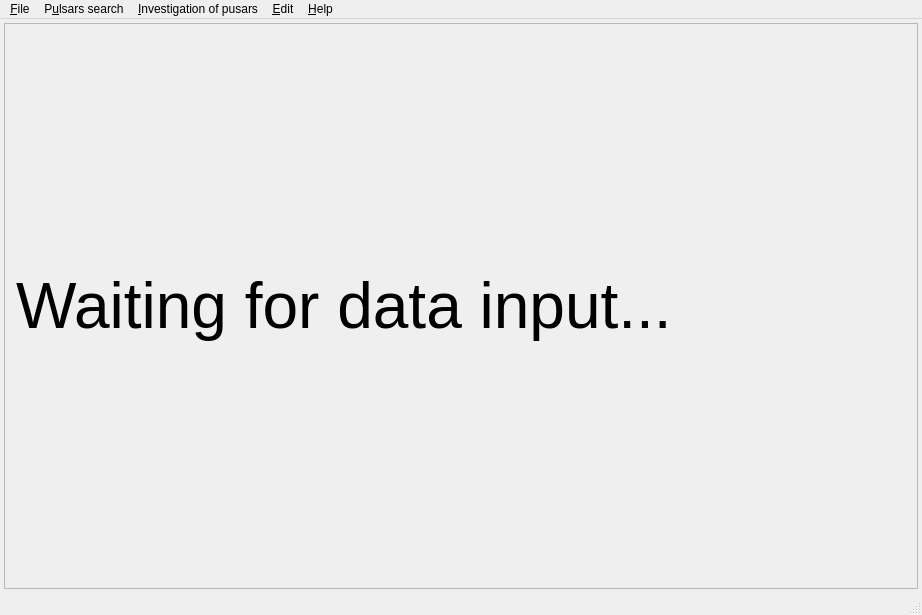
<?xml version="1.0" encoding="UTF-8"?>
<ui version="4.0">
 <class>MainWindow</class>
 <widget class="QMainWindow" name="MainWindow">
  <property name="geometry">
   <rect>
    <x>0</x>
    <y>0</y>
    <width>922</width>
    <height>615</height>
   </rect>
  </property>
  <property name="windowTitle">
   <string>BSA-Analytics</string>
  </property>
  <widget class="QWidget" name="centralWidget">
   <layout class="QVBoxLayout" name="verticalLayout">
    <property name="leftMargin">
     <number>4</number>
    </property>
    <property name="topMargin">
     <number>4</number>
    </property>
    <property name="rightMargin">
     <number>4</number>
    </property>
    <property name="bottomMargin">
     <number>4</number>
    </property>
    <item>
     <widget class="QFrame" name="frame">
      <property name="frameShape">
       <enum>QFrame::StyledPanel</enum>
      </property>
      <property name="frameShadow">
       <enum>QFrame::Raised</enum>
      </property>
      <layout class="QVBoxLayout" name="verticalLayout_2">
       <item>
        <widget class="QLabel" name="label">
         <property name="font">
          <font>
           <pointsize>48</pointsize>
          </font>
         </property>
         <property name="text">
          <string>Waiting for data input...</string>
         </property>
        </widget>
       </item>
      </layout>
     </widget>
    </item>
   </layout>
  </widget>
  <widget class="QMenuBar" name="menuBar">
   <property name="geometry">
    <rect>
     <x>0</x>
     <y>0</y>
     <width>922</width>
     <height>30</height>
    </rect>
   </property>
   <widget class="QMenu" name="menuFile">
    <property name="title">
     <string>&amp;File</string>
    </property>
    <addaction name="actionOpen"/>
    <addaction name="actionOpen_Binary"/>
    <addaction name="actionCustom_open"/>
    <addaction name="separator"/>
    <addaction name="actionSave"/>
    <addaction name="actionPrint"/>
    <addaction name="separator"/>
    <addaction name="actionExit"/>
   </widget>
   <widget class="QMenu" name="menuHelp">
    <property name="title">
     <string>&amp;Help</string>
    </property>
    <addaction name="actionAbout"/>
    <addaction name="actionAbout_Qt"/>
   </widget>
   <widget class="QMenu" name="menuEdit">
    <property name="title">
     <string>&amp;Edit</string>
    </property>
    <addaction name="actionAutoDraw"/>
    <addaction name="actionAxes"/>
    <addaction name="actionNet"/>
    <addaction name="actionLive"/>
    <addaction name="actionFast"/>
    <addaction name="actionClone"/>
    <addaction name="separator"/>
    <addaction name="actionSound_mode"/>
   </widget>
   <widget class="QMenu" name="menuPulsars">
    <property name="title">
     <string>P&amp;ulsars search</string>
    </property>
    <addaction name="actionPulsar_searcher"/>
    <addaction name="separator"/>
    <addaction name="actionPulsar_analytics"/>
    <addaction name="actionPulsar_analytics_low_memory"/>
    <addaction name="actionPulsar_fourier_analytics"/>
   </widget>
   <widget class="QMenu" name="menuPulsars_investigation">
    <property name="title">
     <string>&amp;Investigation of pusars</string>
    </property>
    <addaction name="actionPrecise_search"/>
    <addaction name="actionPrecise_timing"/>
    <addaction name="separator"/>
    <addaction name="actionFlow_detecter"/>
    <addaction name="separator"/>
    <addaction name="actionRotation_measure"/>
   </widget>
   <addaction name="menuFile"/>
   <addaction name="menuPulsars"/>
   <addaction name="menuPulsars_investigation"/>
   <addaction name="menuEdit"/>
   <addaction name="menuHelp"/>
  </widget>
  <widget class="QStatusBar" name="statusBar"/>
  <action name="actionOpen">
   <property name="text">
    <string>&amp;Open</string>
   </property>
  </action>
  <action name="actionExit">
   <property name="text">
    <string>&amp;Exit</string>
   </property>
  </action>
  <action name="actionSave">
   <property name="text">
    <string>&amp;Save</string>
   </property>
   <property name="shortcut">
    <string>Ctrl+S</string>
   </property>
  </action>
  <action name="actionAutoDraw">
   <property name="checkable">
    <bool>true</bool>
   </property>
   <property name="text">
    <string>&amp;AutoDraw</string>
   </property>
  </action>
  <action name="actionAxes">
   <property name="checkable">
    <bool>true</bool>
   </property>
   <property name="text">
    <string>A&amp;xes</string>
   </property>
  </action>
  <action name="actionNet">
   <property name="checkable">
    <bool>true</bool>
   </property>
   <property name="text">
    <string>&amp;Net</string>
   </property>
  </action>
  <action name="actionAbout">
   <property name="text">
    <string>&amp;About</string>
   </property>
  </action>
  <action name="actionAbout_Qt">
   <property name="text">
    <string>About &amp;Qt</string>
   </property>
  </action>
  <action name="actionCustom_open">
   <property name="text">
    <string>&amp;Custom open</string>
   </property>
  </action>
  <action name="actionOpen_Binary">
   <property name="text">
    <string>Open &amp;Binary</string>
   </property>
  </action>
  <action name="actionFast">
   <property name="checkable">
    <bool>true</bool>
   </property>
   <property name="text">
    <string>&amp;Fast</string>
   </property>
  </action>
  <action name="actionClone">
   <property name="text">
    <string>&amp;Clone</string>
   </property>
   <property name="shortcut">
    <string>Ctrl+C</string>
   </property>
  </action>
  <action name="actionLive">
   <property name="checkable">
    <bool>true</bool>
   </property>
   <property name="text">
    <string>&amp;Live</string>
   </property>
  </action>
  <action name="actionPrint">
   <property name="text">
    <string>P&amp;rint</string>
   </property>
   <property name="shortcut">
    <string>Ctrl+P</string>
   </property>
  </action>
  <action name="actionPulsar_searcher">
   <property name="text">
    <string>&amp;Pulsar searcher</string>
   </property>
  </action>
  <action name="actionPulsar_analytics">
   <property name="text">
    <string>Pulsar &amp;analytics</string>
   </property>
  </action>
  <action name="actionPrecise_search">
   <property name="text">
    <string>Precise &amp;search</string>
   </property>
  </action>
  <action name="actionSound_mode">
   <property name="checkable">
    <bool>true</bool>
   </property>
   <property name="text">
    <string>&amp;Sound mode</string>
   </property>
  </action>
  <action name="actionPulsar_analytics_low_memory">
   <property name="text">
    <string>Pulsar analytics &amp;low memory</string>
   </property>
  </action>
  <action name="actionPrecise_timing">
   <property name="text">
    <string>Precise &amp;timing</string>
   </property>
  </action>
  <action name="actionFlow_detecter">
   <property name="text">
    <string>&amp;Flow detecter</string>
   </property>
  </action>
  <action name="actionRotation_measure">
   <property name="text">
    <string>&amp;Rotation measure</string>
   </property>
  </action>
  <action name="actionPulsar_fourier_analytics">
   <property name="text">
    <string>Pulsar fourier analytics</string>
   </property>
  </action>
 </widget>
 <layoutdefault spacing="6" margin="11"/>
 <resources/>
 <connections/>
</ui>
